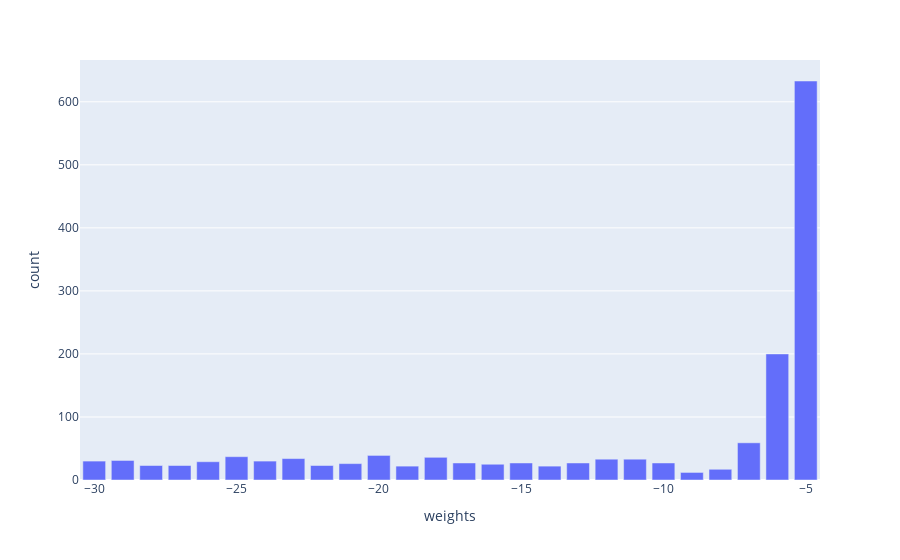

This figure's notebook cell:
### Code cell
# Charting
import plotly.express as px #using plotly because its prettier, easier and more extensible than seaborn. :D 
#🔴 Change to seaborn 
from collections import Counter

histogram = dict(Counter([line[2] for line in graph_adj_list]))
histogram = {'weights': list(histogram.keys()), 'count': list(histogram.values()) } #ref: https://stackoverflow.com/questions/62660718/how-to-create-a-bar-graph-using-plotly-express-from-a-dictionary

fig = px.bar(histogram, x = 'weights', y = 'count')
fig.show()

### Figure 1 — Plotly figure (JSON) as saved in the notebook; plotly's stock layout.template omitted (floating-point values rounded to 4 significant figures)
{"data": [{"alignmentgroup": "True", "hovertemplate": "weights=%{x}<br>count=%{y}<extra></extra>", "legendgroup": "", "marker": {"color": "#636efa", "pattern": {"shape": ""}}, "name": "", "offsetgroup": "", "orientation": "v", "showlegend": false, "textposition": "auto", "type": "bar", "x": [-5, -16, -6, -18, -22, -24, -17, -15, -7, -12, -25, -23, -20, -11, -9, -27, -30, -13, -29, -21, -14, -10, -26, -19, -28, -8], "xaxis": "x", "y": [633, 25, 200, 36, 23, 30, 27, 27, 59, 33, 37, 34, 39, 33, 12, 23, 30, 27, 31, 26, 22, 27, 29, 22, 23, 17], "yaxis": "y"}], "layout": {"barmode": "relative", "legend": {"tracegroupgap": 0}, "margin": {"t": 60}, "xaxis": {"anchor": "y", "domain": [0, 1], "title": {"text": "weights"}}, "yaxis": {"anchor": "x", "domain": [0, 1], "title": {"text": "count"}}}}
